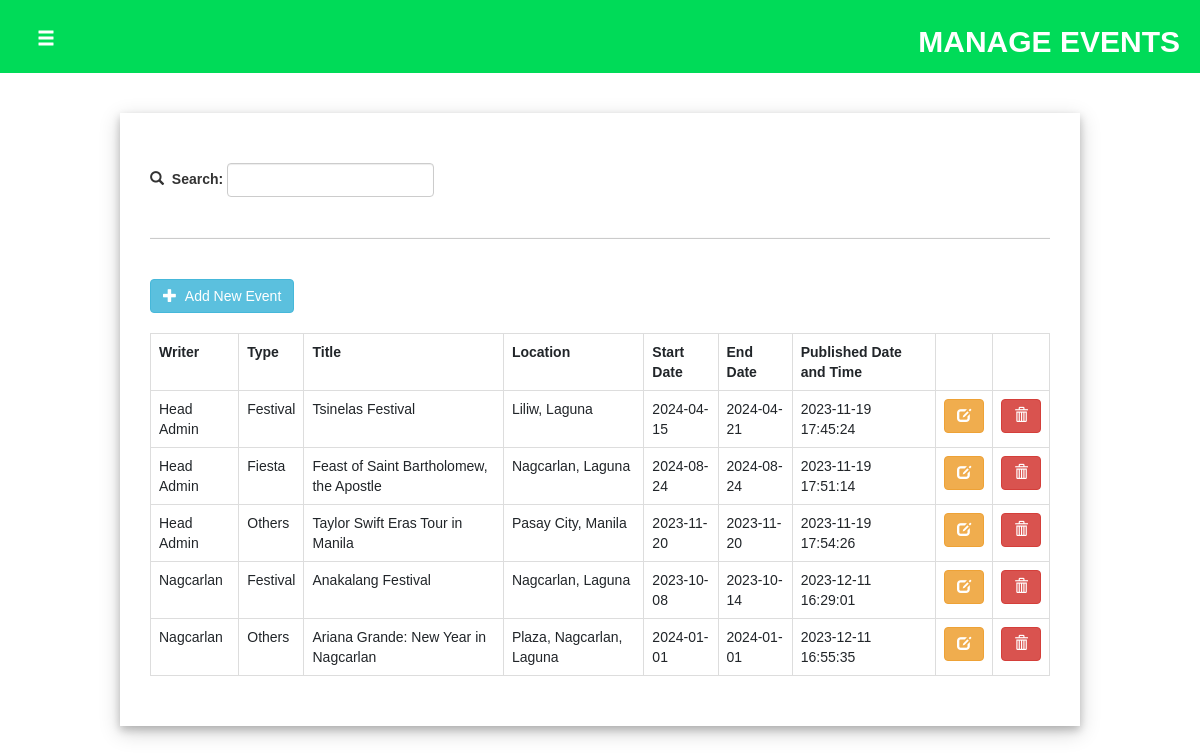
Screenshot of /adminside/events/events.php (signed in) with the database file from the repository.
### tables this page shows
CREATE TABLE `tbl_events` (
  `id` int(11) NOT NULL,
  `admin_id` int(11) NOT NULL,
  `fld_type` varchar(255) DEFAULT NULL,
  `fld_title` varchar(255) DEFAULT NULL,
  `fld_content` mediumtext DEFAULT NULL,
  `fld_mainimage` varchar(500) DEFAULT NULL,
  `fld_images` mediumtext DEFAULT NULL,
  `fld_location` varchar(255) NOT NULL,
  `fld_startdate` date DEFAULT NULL,
  `fld_enddate` date DEFAULT NULL,
  `fld_datetime` datetime DEFAULT NULL
);

### adminside/events/events.php (the view, shortened to what this page needs)
<?php
    include("../navbar.php");
    include("../connect.php");
    $result = $conn -> query("select * from tbl_admin where fld_username like '$username'");
        while($row = $result->fetch_assoc()){
            $admintype = $row["fld_type"];
        }
?>
<!DOCTYPE html>
<html lang="en">
<head>
    <link rel="stylesheet" href="eventstyle.css">
</head>
<body>
<div class="header" id="headercontainer">
            <button type="button" class="btn btn-dark btn-lg" id="btn_menu"><span class="glyphicon glyphicon-menu-hamburger"></span></button>
            <h2 id="headertitle">MANAGE EVENTS</h2>
        </div>
    <div id="container">
        <br><br>
        <div class='eventsdiv'>
            <br>
            <div class="searchdiv">
                <form action="events.php" method="get">
                    <table>
                        <tr>
                            <td style="padding-top: 3px;"><span class="glyphicon glyphicon-search"></span>&nbsp;&nbsp;<label> Search: </label>&nbsp;</td>
                            <td><input type="text" class="form-control" name="search_name" onchange="this.form.submit()"> </td>
                        </tr>
                    </table>
                </form>
            </div>
            <br><hr><br>
            <div id="addbtndiv">
                <button type="button" class="btn btn-info" id="btn_add_event"><span class="glyphicon glyphicon-plus"></span> &nbsp;Add New Event</button>&nbsp;
            </div>
            <table class='table table-bordered'>
                <?php
                if($admintype != "Head Admin"){
                    if(isset($_GET["search_name"])){
                        $result =  $conn->query("select * from tbl_events where admin_id like '$admin_id' and fld_title like '$_GET[search_name]%'");
                    }else{
                        $result = $conn->query("select * from tbl_events where admin_id like '$admin_id'");
                    }
                    echo "<tr>
                    <th>Type</th><th>Title</th><th>Location</th><th>Start Date</th><th>End Date</th><th>Published Date and Time</th><th></th><th></th>
                    </tr>";
                    while($row = $result->fetch_assoc()){
                        echo "<tr>
                        <td>$row[fld_type]</td>
                        <td>$row[fld_title]</td>
                        <td>$row[fld_location]</td>
                        <td>$row[fld_startdate]</td>
                        <td>$row[fld_enddate]</td>
                        <td>$row[fld_datetime]</td>
                        <td style='text-align:center;'><button type='button' class='btn btn-warning' onclick=edit('$row[id]')><span class='glyphicon glyphicon-edit'></span></button></td>
                        <td style='text-align:center;'><button type='button' class='btn btn-danger' onclick=del('$row[id]')><span class='glyphicon glyphicon-trash'></span></button></td>
                        </tr>";
                    }
                }else{
                    if(isset($_GET["search_name"])){
                        $result =  $conn->query("select tbl_admin.fld_name, tbl_events.id, tbl_events.fld_type, tbl_events.fld_title, tbl_events.fld_title, tbl_events.fld_location, tbl_events.fld_startdate, tbl_events.fld_enddate, tbl_events.fld_datetime from tbl_events, tbl_admin where tbl_events.admin_id = tbl_admin.id and (tbl_events.fld_title like '$_GET[search_name]%' or tbl_admin.fld_name like '$_GET[search_name]%')");
                    }else{
                        $result = $conn->query("select tbl_admin.fld_name, tbl_events.id, tbl_events.fld_type, tbl_events.fld_title, tbl_events.fld_title, tbl_events.fld_location, tbl_events.fld_startdate, tbl_events.fld_enddate, tbl_events.fld_datetime from tbl_events, tbl_admin where tbl_events.admin_id = tbl_admin.id");
                    }
                    echo "<tr>
                    <th>Writer</th><th>Type</th><th>Title</th><th>Location</th><th>Start Date</th><th>End Date</th><th>Published Date and Time</th><th></th><th></th>
                    </tr>";
                    while($row = $result->fetch_assoc()){
                        echo "<tr>
                        <td>$row[fld_name]</td>
                        <td>$row[fld_type]</td>
                        <td>$row[fld_title]</td>
                        <td>$row[fld_location]</td>
                        <td>$row[fld_startdate]</td>
                        <td>$row[fld_enddate]</td>
                        <td>$row[fld_datetime]</td>
                        <td style='text-align:center;'><button type='button' class='btn btn-warning' onclick=edit('$row[id]')><span class='glyphicon glyphicon-edit'></span></button></td>
                        <td style='text-align:center;'><button type='button' class='btn btn-danger' onclick=del('$row[id]')><span class='glyphicon glyphicon-trash'></span></button></td>
                        </tr>";
                    }
                }
                ?>
            </table>
        </div>
    </div>
</body>
</html>

### adminside/events/eventstyle.css (style rules this page uses)
body { background-color: white; }
#container { height:auto; }
#headercontainer { width: 100%; background-color: #00DB58; color: white; padding: 5px; padding-left: 20px; padding-right: 20px; overflow: hidden; }
#btn_menu { float: left; background-color: transparent; transform: translateY(25%); }
#headertitle { float: right; font-weight: bold; }
#addbtndiv { padding-bottom: 20px; }
.eventsdiv { background-color: white; padding: 30px; margin-top: 20px; margin-bottom: 20px; margin: 0 auto; width: 80%; box-shadow: 0 4px 8px 0 rgba(0, 0, 0, 0.2), 0 6px 20px 0 rgba(0, 0, 0, 0.19); overflow: auto; }

### adminside/navbar.php (style rules this page uses)
body { margin: 0; font-family: Arial, Helvetica, sans-serif; }

### rows the page displays
tbl_events: admin.fld_name "Head Admin", fld_type "Festival", fld_title "Tsinelas Festival", fld_location "Liliw, Laguna", fld_startdate "2024-04-15", fld_enddate "2024-04-21", fld_datetime "2023-11-19 17:45:24"
tbl_events: admin.fld_name "Head Admin", fld_type "Fiesta", fld_title "Feast of Saint Bartholomew, the Apostle", fld_location "Nagcarlan, Laguna", fld_startdate "2024-08-24", fld_enddate "2024-08-24", fld_datetime "2023-11-19 17:51:14"
tbl_events: admin.fld_name "Head Admin", fld_type "Others", fld_title "Taylor Swift Eras Tour in Manila", fld_location "Pasay City, Manila", fld_startdate "2023-11-20", fld_enddate "2023-11-20", fld_datetime "2023-11-19 17:54:26"
tbl_events: admin.fld_name "Nagcarlan", fld_type "Festival", fld_title "Anakalang Festival", fld_location "Nagcarlan, Laguna", fld_startdate "2023-10-08", fld_enddate "2023-10-14", fld_datetime "2023-12-11 16:29:01"
tbl_events: admin.fld_name "Nagcarlan", fld_type "Others", fld_title "Ariana Grande: New Year in Nagcarlan", fld_location "Plaza, Nagcarlan, Laguna", fld_startdate "2024-01-01", fld_enddate "2024-01-01", fld_datetime "2023-12-11 16:55:35"
